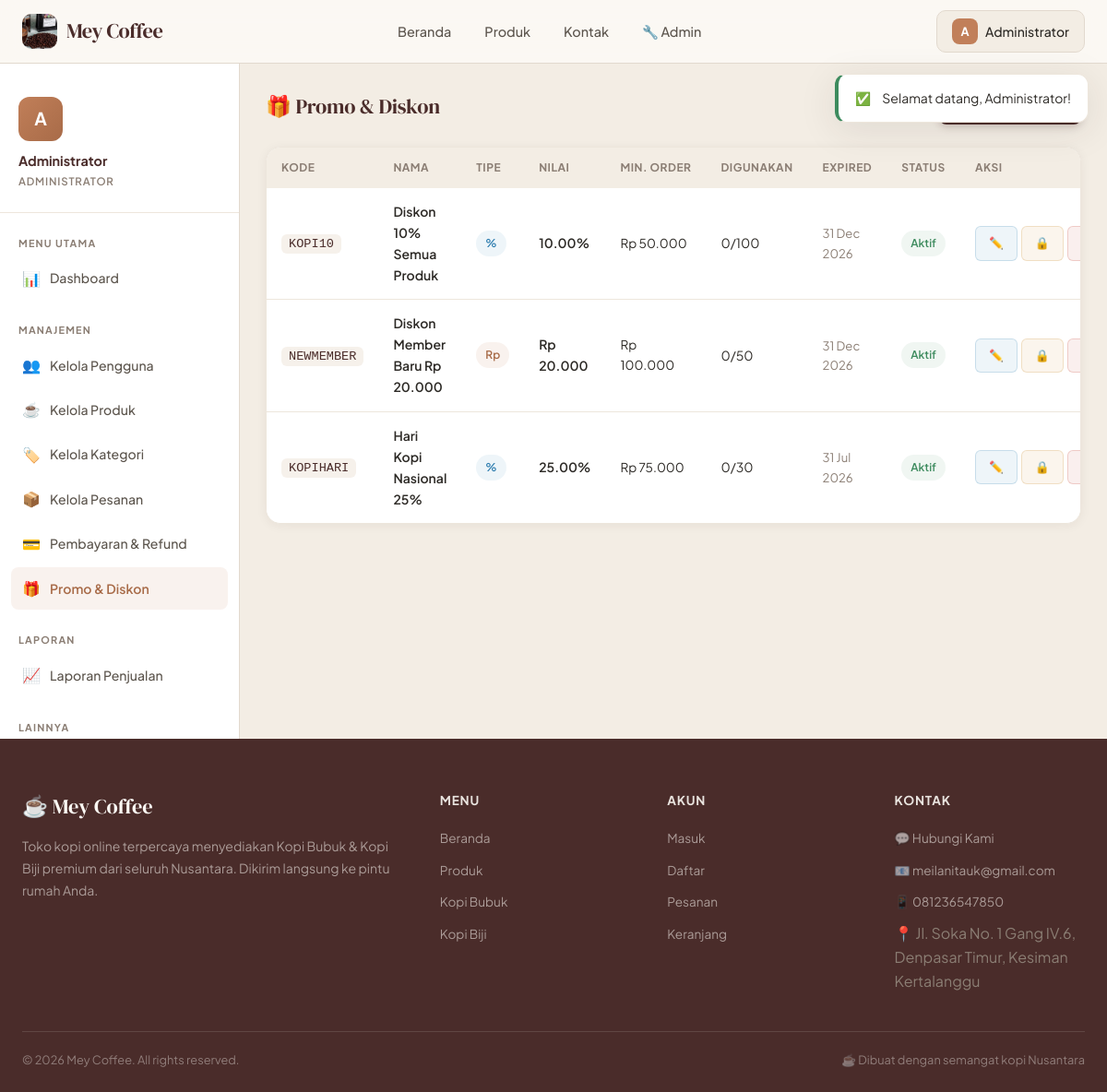
The app's page /admin/promos.php (signed in) with its own data.
### tables this page shows
CREATE TABLE IF NOT EXISTS promos (
    id INT AUTO_INCREMENT PRIMARY KEY,
    code VARCHAR(50) NOT NULL UNIQUE,
    name VARCHAR(150) NOT NULL,
    type ENUM('percent','fixed') NOT NULL DEFAULT 'percent',
    value DECIMAL(12,2) NOT NULL,
    min_order DECIMAL(12,2) DEFAULT 0,
    max_use INT DEFAULT 0 COMMENT '0 = unlimited',
    used INT DEFAULT 0,
    expired_at DATE,
    status ENUM('active','inactive') DEFAULT 'active',
    created_at TIMESTAMP DEFAULT CURRENT_TIMESTAMP
);

### config/database.php (called while the page is built, shortened)
<?php
function formatRupiah($amount)
{
    return 'Rp ' . number_format($amount, 0, ',', '.');
}
?>

### admin/promos.php (the view, shortened to what this page needs)
<?php
require_once $_SERVER['DOCUMENT_ROOT'] . '/Aplikasi_kopi/config/database.php';
$promos = $conn->query("SELECT * FROM promos ORDER BY created_at DESC");
require_once $_SERVER['DOCUMENT_ROOT'] . '/Aplikasi_kopi/includes/header.php';
require_once $_SERVER['DOCUMENT_ROOT'] . '/Aplikasi_kopi/includes/navbar.php';
?>
<div class="dashboard-layout">
    <?php require_once $_SERVER['DOCUMENT_ROOT'] . '/Aplikasi_kopi/includes/sidebar_admin.php'; ?>
    <main class="main-content">
        <div class="section-header">
            <div><h1 class="section-title">🎁 Promo & Diskon</h1></div>
            <button data-modal="addPromoModal" class="btn btn-primary">+ Tambah Promo</button>
        </div>
        <div class="card">
            <div class="table-container" style="border:none;border-radius:0;">
                <table>
                    <thead><tr><th>Kode</th><th>Nama</th><th>Tipe</th><th>Nilai</th><th>Min. Order</th><th>Digunakan</th><th>Expired</th><th>Status</th><th>Aksi</th></tr></thead>
                    <tbody>
                        <?php while ($promo = $promos->fetch_assoc()): ?>
                        <tr>
                            <td><code style="background:var(--bg-surface);padding:3px 8px;border-radius:6px;font-size:0.85rem;color:var(--primary);"><?= htmlspecialchars($promo['code']) ?></code></td>
                            <td style="font-weight:600;font-size:0.875rem;"><?= htmlspecialchars($promo['name']) ?></td>
                            <td><span class="badge <?= $promo['type'] === 'percent' ? 'badge-info' : 'badge-primary' ?>"><?= $promo['type'] === 'percent' ? '%' : 'Rp' ?></span></td>
                            <td style="font-weight:600;"><?= $promo['type'] === 'percent' ? $promo['value'].'%' : formatRupiah($promo['value']) ?></td>
                            <td style="font-size:0.85rem;"><?= formatRupiah($promo['min_order']) ?></td>
                            <td><?= $promo['used'] ?>/<?= $promo['max_use'] ?: '∞' ?></td>
                            <td style="font-size:0.82rem;color:var(--text-muted);"><?= $promo['expired_at'] ? date('d M Y', strtotime($promo['expired_at'])) : 'Tidak terbatas' ?></td>
                            <td><span class="badge <?= $promo['status'] === 'active' ? 'badge-success' : 'badge-danger' ?>"><?= $promo['status'] === 'active' ? 'Aktif' : 'Nonaktif' ?></span></td>
                            <td>
                                <div style="display:flex;gap:4px;">
                                    <a href="?action=edit&id=<?= $promo['id'] ?>" class="btn btn-info btn-sm">✏️</a>
                                    <a href="?action=toggle&id=<?= $promo['id'] ?>" class="btn btn-warning btn-sm" data-confirm="Ubah status promo?"><?= $promo['status'] === 'active' ? '🔒' : '🔓' ?></a>
                                    <a href="?action=delete&id=<?= $promo['id'] ?>" class="btn btn-danger btn-sm" data-confirm="Hapus promo ini?">🗑️</a>
                                </div>
                            </td>
                        </tr>
                        <?php endwhile; ?>
                    </tbody>
                </table>
            </div>
        </div>
    </main>
</div>
<?php require_once $_SERVER['DOCUMENT_ROOT'] . '/Aplikasi_kopi/includes/footer.php'; ?>

### assets/css/style.css (style rules this page uses)
:root { --cream: #FBF8F3; --cream-dark: #F3EDE4; --cream-deep: #EBE3D7; --primary: #4A2C2A; --primary-dark: #3A2220; --primary-light: #5E3A38; --accent: #C17F59; --accent-dark: #A86B48; --accent-light: #D4966E; --accent-pale: rgba(193,127,89,0.10); --accent-glow: rgba(193,127,89,0.18); --bg-dark: var(--cream); --bg-card: #FFFFFF; --bg-surface: #F6F1EB; --bg-light: #FBF8F3; --text-primary: #2D2A26; --text-secondary:#5C554D; --text-muted: #8B7E74; --border: #E2D9CE; --border-light: #EDE6DC; --success: #3D8B5E; --success-bg: rgba(61,139,94,0.08); --warning: #C4841D; --warning-bg: rgba(196,132,29,0.08); --danger: #C0392B; --danger-bg: rgba(192,57,43,0.08); --info: #2E7DAF; --info-bg: rgba(46,125,175,0.08); --gold: #D4A03C; --shadow: 0 2px 12px rgba(45,42,38,0.06); --shadow-md: 0 4px 20px rgba(45,42,38,0.08); --shadow-lg: 0 8px 40px rgba(45,42,38,0.10); --radius: 10px; --radius-lg: 16px; --radius-xl: 24px; --transition: all 0.25s cubic-bezier(0.4, 0, 0.2, 1); }
*, *::before, *::after { margin: 0; padding: 0; box-sizing: border-box; }
html { scroll-behavior: smooth; }
body { font-family: 'Plus Jakarta Sans', -apple-system, BlinkMacSystemFont, sans-serif; background: var(--cream); color: var(--text-primary); line-height: 1.65; min-height: 100vh; -webkit-font-smoothing: antialiased; -moz-osx-font-smoothing: grayscale; }
h1, h2, h3, h4, h5, h6 { font-family: 'DM Serif Display', Georgia, serif; font-weight: 400; line-height: 1.25; color: var(--primary); letter-spacing: -0.01em; }
a { color: var(--accent); text-decoration: none; transition: var(--transition); }
.dashboard-layout { display: flex; min-height: calc(100vh - 68px); background: var(--cream-dark); }
.main-content { flex: 1; padding: 28px; min-width: 0; }
.card { background: var(--bg-card); border: 1px solid var(--border-light); border-radius: var(--radius-lg); overflow: hidden; transition: var(--transition); box-shadow: var(--shadow); }
.btn { display: inline-flex; align-items: center; justify-content: center; gap: 8px; padding: 10px 22px; border-radius: 8px; font-family: 'Plus Jakarta Sans', sans-serif; font-weight: 600; font-size: 0.875rem; cursor: pointer; border: none; transition: var(--transition); white-space: nowrap; text-decoration: none; letter-spacing: -0.01em; }
.btn-sm { padding: 7px 14px; font-size: 0.8rem; border-radius: 6px; }
.btn-primary { background: var(--primary); color: white; box-shadow: 0 2px 8px rgba(74,44,42,0.25); }
.btn-danger { background: var(--danger-bg); color: var(--danger); border: 1px solid rgba(192,57,43,0.2); }
.btn-warning { background: var(--warning-bg); color: var(--warning); border: 1px solid rgba(196,132,29,0.2); }
.btn-info { background: var(--info-bg); color: var(--info); border: 1px solid rgba(46,125,175,0.2); }
.badge { display: inline-flex; align-items: center; padding: 4px 10px; border-radius: 20px; font-size: 0.75rem; font-weight: 600; }
.badge-success { background: var(--success-bg); color: var(--success); }
.badge-info { background: var(--info-bg); color: var(--info); }
.badge-primary { background: var(--accent-pale); color: var(--accent-dark); }
.table-container { overflow-x: auto; border-radius: var(--radius); border: 1px solid var(--border-light); background: var(--bg-card); }
table { width: 100%; border-collapse: collapse; font-size: 0.875rem; }
thead { background: var(--cream-dark); }
thead th { padding: 12px 16px; text-align: left; font-weight: 700; font-size: 0.75rem; text-transform: uppercase; letter-spacing: 0.5px; color: var(--text-muted); white-space: nowrap; }
tbody tr { border-bottom: 1px solid var(--border-light); transition: var(--transition); }
tbody tr:last-child { border-bottom: none; }
tbody td { padding: 14px 16px; vertical-align: middle; }
.section-header { display: flex; align-items: center; justify-content: space-between; margin-bottom: 24px; }
.section-title { font-size: 1.4rem; }

### records on screen
promos: code "KOPI10", name "Diskon 10% Semua Produk", value "10.00", min_order "Rp 50.000", used "0", max_use "100", expired_at "31 Dec 2026", status "Aktif"
promos: code "NEWMEMBER", name "Diskon Member Baru Rp 20.000", type "Rp", value "Rp 20.000", min_order "Rp 100.000", used "0", max_use "50", expired_at "31 Dec 2026", status "Aktif"
promos: code "KOPIHARI", name "Hari Kopi Nasional 25%", value "25.00", min_order "Rp 75.000", used "0", max_use "30", expired_at "31 Jul 2026", status "Aktif"

### other values on screen
substr($_SESSION['name'], 0, 1) "A"
explode(' ', $_SESSION['name'])[0] "Administrator"
$_SESSION['name'] "Administrator"
$fEmail "meilanitauk@gmail.com"
$fPhone "081236547850"
$footerSettings['site_address'] "Jl. Soka No. 1 Gang IV.6, Denpasar Timur, Kesiman Kertalanggu"
